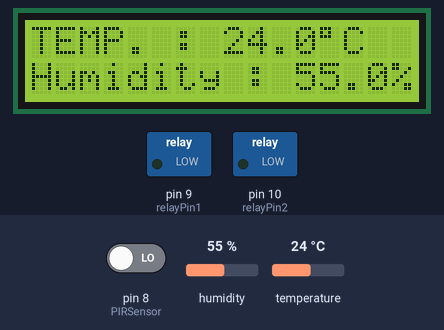
The sketch below on a simulated Arduino Uno, built with avr-gcc and run on an emulated ATmega328P. Parts: 16×2 character LCD, switched loads named in the sketch (green lamp = pin HIGH). The inputs (shaded band) are chosen by the test bench; at power-on: humidity 55 %, temperature 24 °C, pin 8 (PIRSensor) LOW. What the sketch prints to the serial monitor is not drawn.

Above: at 1.2 s.
1.3 s: humidity set to 68 %
At 3.8 s:
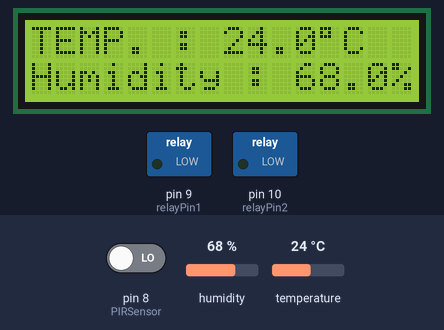
5.3 s: humidity set to 71 %
At 6.5 s:
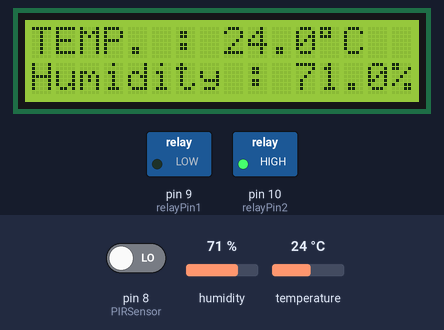
9.3 s: temperature set to 26.6 °C
At 13.0 s:
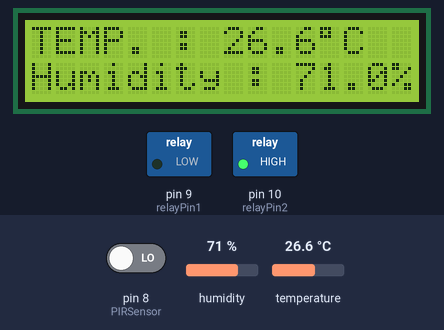
13.8 s: temperature set to 27.3 °C
At 15.8 s:
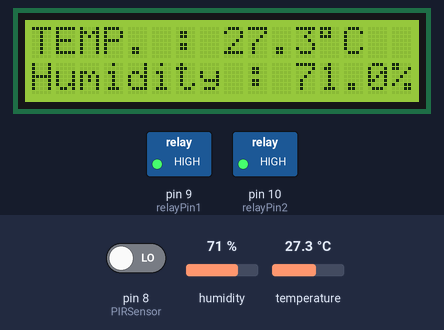
17.8 s: humidity set to 52 %
At 19.7 s:
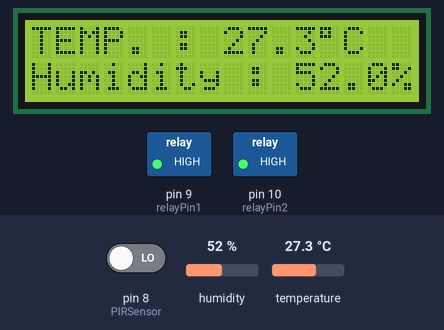
21.8 s: humidity set to 49 %
At 25.1 s:
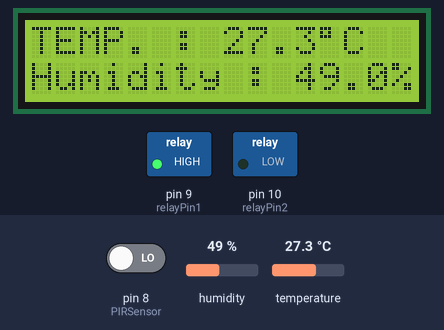
Timing chart, 0 to 26.6 s (numbered marks = the images above; inputs shaded):
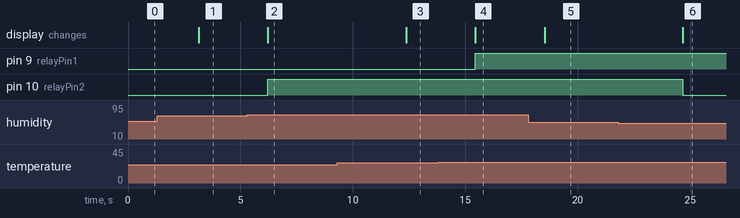

Measured:
- the behaviour switches between 69 and 70 % on humidity (found by bisection; images 1 and 2)
- the behaviour switches between 26.9 and 27 °C on temperature (found by bisection; images 3 and 4)
- the behaviour switches between 51 and 50 % on humidity (found by bisection; images 5 and 6)
- after the input at 1.3 s, the display: changes after 1.8 s (image 1)
- after the input at 5.3 s, pin 10 (relayPin2): LOW → HIGH after 0.93 s; the display: changes after 0.93 s (image 2)
- after the input at 9.3 s, the display: changes after 3.1 s (image 3)
- after the input at 13.8 s, pin 9 (relayPin1): LOW → HIGH after 1.7 s; the display: changes after 1.7 s (image 4)
- after the input at 17.8 s, the display: changes after 0.73 s (image 5)
- after the input at 21.8 s, pin 10 (relayPin2): HIGH → LOW after 2.9 s; the display: changes after 2.9 s (image 6)

The sketch:

project2_DHT22sensor.ino
```cpp
// 引用 LiquidCrystal & DHT1 Library
#include <LiquidCrystal.h>
#include <DHT.h>

// 建立 LiquidCrystal 的變數 LCD
// LCD 接腳: RS, Enable, D4, D5, D6, D7
// 對應到 Arduino 接腳: 12, 11, 5, 4, 3, 2
LiquidCrystal lcd(12, 11, 5, 4, 3, 2);

#define DHTPIN 6           // 定義DHT22訊號輸出腳
#define DHTTYPE DHT22      // 定義DHT型號
DHT dht(DHTPIN, DHTTYPE); // 初始化感測器

const int PIRSensor = 8;   // 紅外線動作感測器連接的腳位
const int relayPin1 = 9;   // 繼電器1(Relay1)
const int relayPin2 = 10;  // 繼電器2(Relay2)
int sensorValue = 0;       // 紅外線動作感測器訊號變數
int relayState1 = 0;       // 繼電器1狀態
int relayState2 = 0;       // 繼電器2狀態


void setup() {
  Serial.begin(9600);
  pinMode(PIRSensor, INPUT);
  pinMode(relayPin1, OUTPUT);
  pinMode(relayPin2, OUTPUT);

  // 設定 LCD 的行列數目 (2 x 16)
  lcd.begin(16, 2);

  dht.begin();
}


void loop() {
  //宣告並讀取攝氏溫度與溼度
  float t = dht.readTemperature();
  float h = dht.readHumidity();

  // 將游標設到 column 0, line 0  (第一行)
  lcd.setCursor(0, 0);
  lcd.print("TEMP. : ");
  lcd.print(t, 1);      // 顯示到小數點後一位
  lcd.print((char)223);      // 溫度符號(degree symbol)
  lcd.print("C");

  // 將游標設到 column 0, line 1  (第二行)
  lcd.setCursor(0, 1);
  lcd.print("Humidity : ");
  lcd.print(h, 1);    // 顯示到小數點後一位
  lcd.print("%");

  sensorValue = digitalRead(PIRSensor);     // 讀取 PIR Sensor 的狀態

  if (sensorValue == HIGH) {
    if (t >= 25)
      relayState1 = 1;
    if (t <= 19)
      relayState1 = 0;
    digitalWrite(relayPin1, relayState1);    // 讓繼電器1作動, 切換開關

    if (h >= 60)
      relayState2 = 1;
    if (h <= 42)
      relayState2 = 0;
    digitalWrite(relayPin2, relayState2);    // 讓繼電器2作動, 切換開關
   }

  if (sensorValue == LOW) {
    if (t >= 27)
      relayState1 = 1;
    if (t <= 23)
      relayState1 = 0;
    digitalWrite(relayPin1, relayState1);    // 讓繼電器1作動, 切換開關

    if (h >= 70)
      relayState2 = 1;
    if (h <= 50)
      relayState2 = 0;
    digitalWrite(relayPin2, relayState2);    // 讓繼電器2作動, 切換開關
   }

   Serial.print("TEMP. : ");
   Serial.print(t);
   Serial.println("*C");
   Serial.print("Humidity : ");
   Serial.print(h);
   Serial.println("%");
   Serial.print("PIR Sensor : ");
   Serial.println(sensorValue);
   Serial.print("Fans relay-1 sate : ");
   Serial.println(relayState1);
   Serial.print("Dryers relay-2 sate : ");
   Serial.println(relayState2);
   Serial.println("---------------------------");

   delay(3000);
}
```
